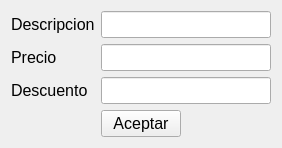
<?xml version="1.0" encoding="UTF-8"?>
<ui version="4.0">
 <class>ui_trabajosExtras</class>
 <widget class="QWidget" name="ui_trabajosExtras">
  <property name="geometry">
   <rect>
    <x>0</x>
    <y>0</y>
    <width>276</width>
    <height>148</height>
   </rect>
  </property>
  <property name="font">
   <font>
    <pointsize>12</pointsize>
   </font>
  </property>
  <property name="windowTitle">
   <string>Form</string>
  </property>
  <layout class="QGridLayout" name="gridLayout_2">
   <item row="0" column="0">
    <layout class="QGridLayout" name="gridLayout">
     <item row="1" column="1">
      <widget class="QLineEdit" name="lineEdit_precio">
       <property name="minimumSize">
        <size>
         <width>170</width>
         <height>0</height>
        </size>
       </property>
       <property name="text">
        <string/>
       </property>
      </widget>
     </item>
     <item row="1" column="0">
      <widget class="QLabel" name="label_22">
       <property name="text">
        <string>Precio</string>
       </property>
      </widget>
     </item>
     <item row="0" column="1">
      <widget class="QLineEdit" name="lineEdit_descripcion"/>
     </item>
     <item row="0" column="0">
      <widget class="QLabel" name="label_14">
       <property name="text">
        <string>Descripcion</string>
       </property>
      </widget>
     </item>
     <item row="3" column="0" colspan="2">
      <layout class="QHBoxLayout" name="horizontalLayout_3">
       <item>
        <spacer name="horizontalSpacer_3">
         <property name="orientation">
          <enum>Qt::Horizontal</enum>
         </property>
         <property name="sizeHint" stdset="0">
          <size>
           <width>40</width>
           <height>20</height>
          </size>
         </property>
        </spacer>
       </item>
       <item>
        <widget class="QPushButton" name="pushButton_agregar">
         <property name="text">
          <string>Aceptar</string>
         </property>
         <property name="shortcut">
          <string>Ctrl+G</string>
         </property>
        </widget>
       </item>
       <item>
        <spacer name="horizontalSpacer_4">
         <property name="orientation">
          <enum>Qt::Horizontal</enum>
         </property>
         <property name="sizeHint" stdset="0">
          <size>
           <width>40</width>
           <height>20</height>
          </size>
         </property>
        </spacer>
       </item>
      </layout>
     </item>
     <item row="2" column="0">
      <widget class="QLabel" name="label">
       <property name="text">
        <string>Descuento</string>
       </property>
      </widget>
     </item>
     <item row="2" column="1">
      <widget class="QLineEdit" name="lineEdit_Descuento">
       <property name="text">
        <string/>
       </property>
      </widget>
     </item>
    </layout>
   </item>
  </layout>
 </widget>
 <tabstops>
  <tabstop>lineEdit_descripcion</tabstop>
  <tabstop>lineEdit_precio</tabstop>
  <tabstop>lineEdit_Descuento</tabstop>
  <tabstop>pushButton_agregar</tabstop>
 </tabstops>
 <resources/>
 <connections/>
</ui>
